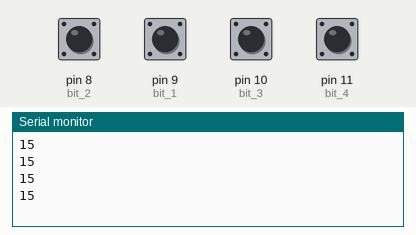
Simulated run of this sketch. Board: Arduino Uno, built with avr-gcc and run on an emulated ATmega328P. Parts: the last lines printed to the serial monitor. Inputs (shaded band) come from the test bench; at power-on: pin 8 (bit_2), pin 9 (bit_1), pin 10 (bit_3), pin 11 (bit_4) HIGH.

Above: at 1.8 s.
1.9 s: pin 8 (bit_2) pulled LOW for 0.6 s
At 2.4 s:
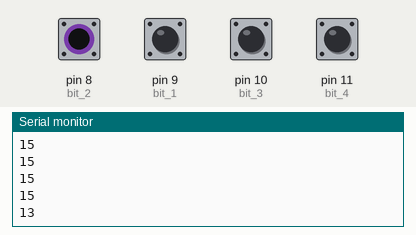
4.0 s: pin 9 (bit_1) pulled LOW for 0.6 s
At 4.4 s:
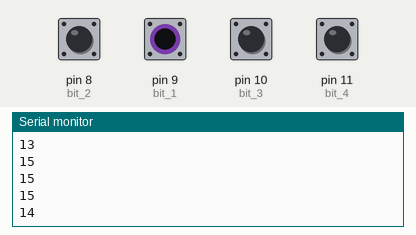
6.1 s: pin 10 (bit_3) pulled LOW for 0.6 s
At 6.8 s:
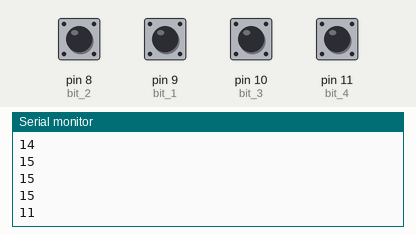
8.2 s: pin 11 (bit_4) pulled LOW for 0.6 s
At 8.9 s:
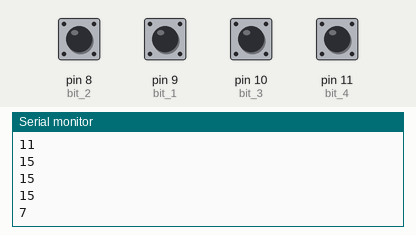
Timing chart, 0 to 11.2 s (numbered marks = the images above; inputs shaded):
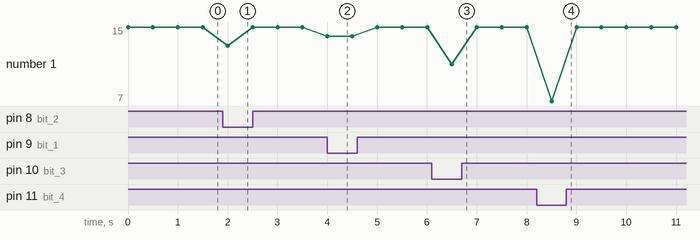

Measured:
- after the input at 1.9 s, the serial monitor: prints a new line after 0.10 s (image 1)
- after the input at 4.0 s, the serial monitor: prints a new line at once (image 2)
- after the input at 6.1 s, the serial monitor: prints a new line after 0.40 s (image 3)
- after the input at 8.2 s, the serial monitor: prints a new line after 0.30 s (image 4)

The sketch:

main.ino
```cpp
#define bit_1 9
#define bit_2 8
#define bit_3 10
#define bit_4 11
int x ;
int d,a;
void setup()
{
  Serial.begin(9600);


    pinMode(bit_1,INPUT);
     pinMode(bit_2,INPUT);
     pinMode(bit_3,INPUT);
     pinMode(bit_4,INPUT);

    digitalWrite(bit_1,HIGH);
     digitalWrite(bit_2,HIGH);
      digitalWrite(bit_3,HIGH);
     digitalWrite(bit_4,HIGH);
}

void loop()
{
  bitWrite(d, 0, digitalRead(bit_1));
  bitWrite(d, 1, digitalRead(bit_2));
  bitWrite(d, 2, digitalRead(bit_3));
  bitWrite(d, 3, digitalRead(bit_4));


 Serial.println(d);

 delay(500);


}
```
